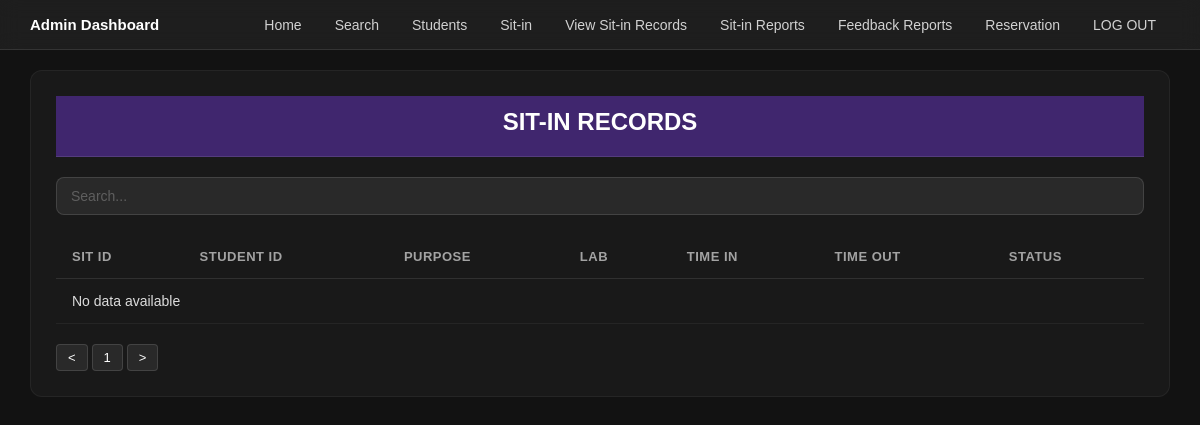
The app's page /sitinRecord.php, older data.
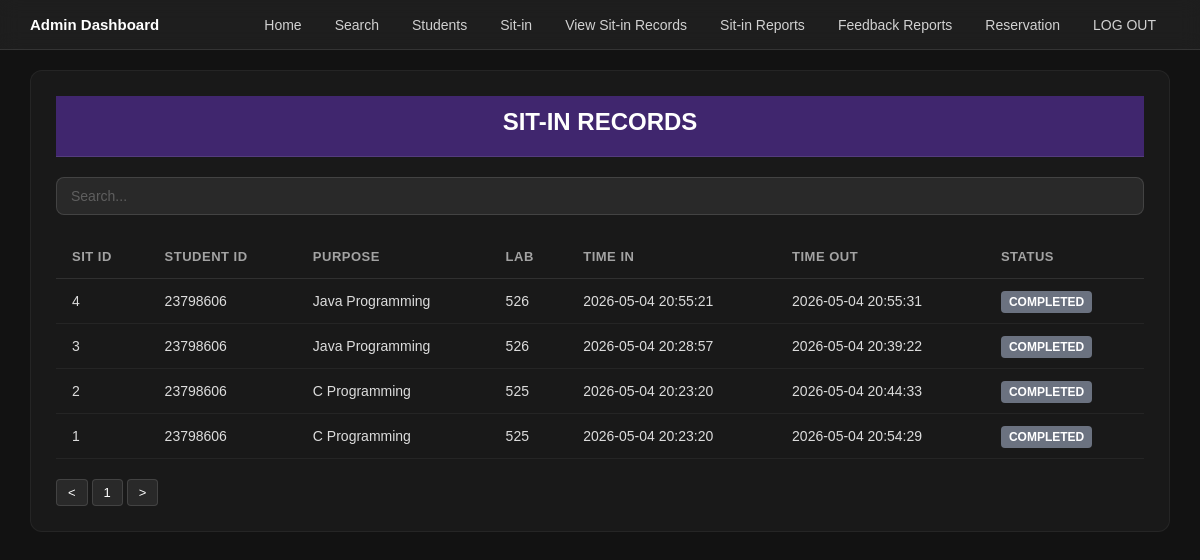
The same page, newer data.
### tables this page shows
CREATE TABLE `sit_ins` (
  `sit_id` int(11) NOT NULL,
  `student_id` int(11) NOT NULL,
  `purpose` varchar(100) NOT NULL,
  `lab` varchar(50) NOT NULL,
  `status` varchar(20) DEFAULT 'ACTIVE',
  `time_in` datetime DEFAULT NULL,
  `time_out` datetime DEFAULT NULL
);

### sitinRecord.php (the view, shortened to what this page needs)
<?php
require_once("includes/dbh.inc.php");
$stmt = $pdo->query("
    SELECT * FROM sit_ins
    WHERE status = 'COMPLETED'
    ORDER BY sit_id DESC
");
$rows = $stmt->fetchAll(PDO::FETCH_ASSOC);
?>
<!DOCTYPE html>
<html lang="en">
<head>
<link rel="stylesheet" href="style.css">
</head>
<body>
<nav>
    <span class="nav-brand">Admin Dashboard</span>
    <ul class="nav-links">
        <li><a href="admin.php">Home</a></li>
        <li><a href="#" onclick="openSearch(); return false;">Search</a></li>
        <li><a href="adminStudent.php">Students</a></li>
        <li><a href="sitin.php">Sit-in</a></li>
        <li><a href="sitinRecord.php">View Sit-in Records</a></li>
        <li><a href="#">Sit-in Reports</a></li>
        <li><a href="#">Feedback Reports</a></li>
        <li><a href="#">Reservation</a></li>
        <li><a href="logout.php">LOG OUT</a></li>
    </ul>
</nav>
<div class="full-width-content">
    <div class="panel-header">SIT-IN RECORDS</div>
    <div class="table-controls">
        <div class="field-group">
            <input type="text" placeholder="Search...">
        </div>
    </div>
    <table class="data-table">
        <thead>
            <tr>
                <th>Sit ID</th>
                <th>Student ID</th>
                <th>Purpose</th>
                <th>Lab</th>
                <th>Time In</th>
                <th>Time Out</th>
                <th>Status</th>
            </tr>
        </thead>
        <tbody>
        <?php if (count($rows) > 0): ?>
            <?php foreach ($rows as $row): ?>
                <tr>
                    <td><?= $row['sit_id'] ?></td>
                    <td><?= $row['student_id'] ?></td>
                    <td><?= $row['purpose'] ?></td>
                    <td><?= $row['lab'] ?></td>
                    <td><?= isset($row['time_in']) ? $row['time_in'] : '-' ?></td>
                    <td><?= isset($row['time_out']) ? $row['time_out'] : '-' ?></td>
                    <td>
                        <span style="padding:4px 8px; border-radius:4px; font-size:12px; font-weight:bold;
                            <?= $row['status'] === 'ACTIVE'
                                ? 'background-color:#10b981; color:white;'
                                : 'background-color:#6b7280; color:white;' ?>">
                            <?= $row['status'] ?>
                        </span>
                    </td>
                </tr>
            <?php endforeach; ?>
        <?php else: ?>
            <tr>
                <td colspan="7" class="no-data">No data available</td>
            </tr>
        <?php endif; ?>
        </tbody>
    </table>
    <div class="pagination">
        <button class="pagination-btn">&lt;</button>
        <button class="pagination-btn">1</button>
        <button class="pagination-btn">&gt;</button>
    </div>
</div>
</body>
</html>

Row changes from the older to the newer data that the page shows:
added sit_ins: sit_id "4", student "23798606", purpose "Java Programming", lab "526", time_in "2026-05-04 20:55:21", time_out "2026-05-04 20:55:31", status "COMPLETED"
added sit_ins: sit_id "3", student "23798606", purpose "Java Programming", lab "526", time_in "2026-05-04 20:28:57", time_out "2026-05-04 20:39:22", status "COMPLETED"
added sit_ins: sit_id "2", student "23798606", purpose "C Programming", lab "525", time_in "2026-05-04 20:23:20", time_out "2026-05-04 20:44:33", status "COMPLETED"
now on this page (row edited): sit_ins: sit_id "1", student "23798606", purpose "C Programming", lab "525", time_in "2026-05-04 20:23:20", time_out "2026-05-04 20:54:29", status "COMPLETED"
Text that changed along with them:
text no longer shown: "No data available"
